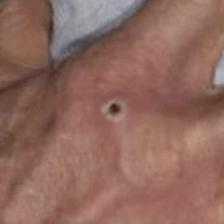
#> input picture monkeypox-classification/Data/archive/Fold1/Fold1/Fold1/Train/Monkeypox/M01_04_01.jpg, 224 x 224 px; its folder holds only this picture in this run
$ python main.py
#> lines starting #> are read from the running program, lines starting #| are printed output that depends on the picture
### monkeypox-classification/Source/texture.py
import cv2
import numpy as np
import glob
import skimage.feature as feature
import pandas as pd
import os
from pathlib import Path

def getData(pathDir):
  path = glob.glob(pathDir)
  filename = []
  images = []
  contrast = []
  correlation = []
  homogeneity = []
  energy = []

  for imagepath in path:
    image_spot = cv2.imread(imagepath,cv2.IMREAD_COLOR)
#> image_spot is the input picture: shape (224, 224, 3); mean B, G, R 94.5, 104.6, 144.1
    gray = cv2.cvtColor(image_spot, cv2.COLOR_BGR2GRAY)
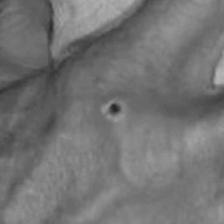
#> gray: shape (224, 224); min 36, max 181, mean 115.3
    name = Path(imagepath).stem
    filename.append(name)
    images.append(gray)

  for item in images:
    graycom = feature.graycomatrix(item, [1], [3*np.pi/4], levels=256)
    contrast.append(feature.graycoprops(graycom, 'contrast').item())
    correlation.append(feature.graycoprops(graycom, 'correlation').item())
    homogeneity.append(feature.graycoprops(graycom, 'homogeneity').item())
    energy.append(feature.graycoprops(graycom, 'energy').item())
#> this loop made 1 pass
#> after the loop, contrast = [10.57]; correlation = [0.986]; energy = [0.0424]; homogeneity = [0.385]

  return filename, contrast, correlation, homogeneity, energy

def getDataFrame(path):
  filename, contrast, correlation, homogeneity, energy = getData(path)
#> filename = ['M01_04_01']; contrast = [10.57]; correlation = [0.986]; homogeneity = [0.385]; energy = [0.0424]
  header = ['filename', 'contrast', 'correlation', 'homogeneity', 'energy']
  df = pd.DataFrame(list(zip(filename, contrast, correlation, homogeneity, energy)), columns=header)
#> df = table of 1 rows and 5 columns
  df = df.assign(label=os.path.basename(os.path.dirname(path)))

  if __name__ == "__main__":
    print()

  # print(df)

  return df

### monkeypox-classification/Source/createDataBase.py
import texture as t
import pandas as pd
import time


def createDB():
  start_time = time.time()
  # MONKEYPOX
  dfO = t.getDataFrame('../Data/archive/Fold1/Fold1/Fold1/Train/Monkeypox/*.jpg')
#> dfO = table of 1 rows and 6 columns

  # NON-MONKEYPOX
  dfM = t.getDataFrame('../Data/archive/Fold1/Fold1/Fold1/Train/Others/*.jpg')
#> dfM = table of 0 rows and 6 columns
  # print(dfO, dfM)

  df_concat = pd.concat([dfO, dfM], ignore_index=True)
#> df_concat = table of 1 rows and 6 columns
#> (the run stopped early here; a loop or call above may not have finished)

$ run again, on monkeypox-classification/Data/archive/Fold1/Fold1/Fold1/Train/Monkeypox/M03_01_03.jpg
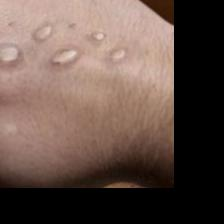
#> input picture monkeypox-classification/Data/archive/Fold1/Fold1/Fold1/Train/Monkeypox/M03_01_03.jpg, 224 x 224 px
#> in getData, image_spot is the input picture: shape (224, 224, 3); mean B, G, R 73.5, 81.7, 101.4
#> in getData, `gray = cv2.cvtColor(image_spot, cv2.COLOR_BGR2GRAY)`:
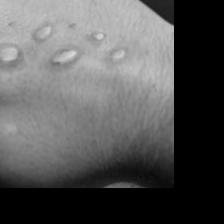
#> gray: shape (224, 224); min 0, max 217, mean 86.7
#> the loop in getData, `for item in images:` made 1 pass
#> after the loop in getData, `for item in images:`: contrast = [85.58]; correlation = [0.992]; energy = [0.323]; homogeneity = [0.523]
#> in getDataFrame, `filename, contrast, correlation, homogeneity, energy = getData(path)`: filename = ['M03_01_03']; contrast = [85.58]; correlation = [0.992]; homogeneity = [0.523]; energy = [0.323]
#> df = table of 1 rows and 5 columns
#> dfO = table of 1 rows and 6 columns
#> dfM = table of 0 rows and 6 columns
#> df_concat = table of 1 rows and 6 columns

$ run again, on monkeypox-classification/Data/archive/Fold1/Fold1/Fold1/Train/Monkeypox/M03_01_04.jpg
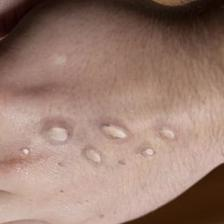
#> input picture monkeypox-classification/Data/archive/Fold1/Fold1/Fold1/Train/Monkeypox/M03_01_04.jpg, 224 x 224 px
#> in getData, image_spot is the input picture: shape (224, 224, 3); mean B, G, R 112.2, 124.4, 154.2
#> in getData, `gray = cv2.cvtColor(image_spot, cv2.COLOR_BGR2GRAY)`:
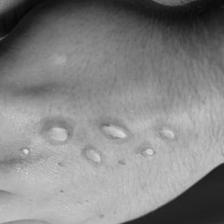
#> gray: shape (224, 224); min 5, max 224, mean 131.9
#> the loop in getData, `for item in images:` made 1 pass
#> after the loop in getData, `for item in images:`: contrast = [26.57]; correlation = [0.995]; energy = [0.0287]; homogeneity = [0.294]
#> in getDataFrame, `filename, contrast, correlation, homogeneity, energy = getData(path)`: filename = ['M03_01_04']; contrast = [26.57]; correlation = [0.995]; homogeneity = [0.294]; energy = [0.0287]
#> df = table of 1 rows and 5 columns
#> dfO = table of 1 rows and 6 columns
#> dfM = table of 0 rows and 6 columns
#> df_concat = table of 1 rows and 6 columns

$ run again, on monkeypox-classification/Data/archive/Fold1/Fold1/Fold1/Train/Monkeypox/M08_01_07.jpg
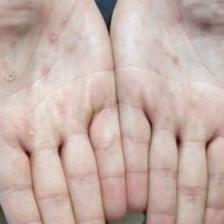
#> input picture monkeypox-classification/Data/archive/Fold1/Fold1/Fold1/Train/Monkeypox/M08_01_07.jpg, 224 x 224 px
#> in getData, image_spot is the input picture: shape (224, 224, 3); mean B, G, R 169.3, 177.2, 199.3
#> in getData, `gray = cv2.cvtColor(image_spot, cv2.COLOR_BGR2GRAY)`:
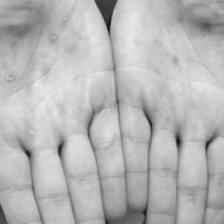
#> gray: shape (224, 224); min 9, max 233, mean 182.9
#> the loop in getData, `for item in images:` made 1 pass
#> after the loop in getData, `for item in images:`: contrast = [83.11]; correlation = [0.953]; energy = [0.0301]; homogeneity = [0.253]
#> in getDataFrame, `filename, contrast, correlation, homogeneity, energy = getData(path)`: filename = ['M08_01_07']; contrast = [83.11]; correlation = [0.953]; homogeneity = [0.253]; energy = [0.0301]
#> df = table of 1 rows and 5 columns
#> dfO = table of 1 rows and 6 columns
#> dfM = table of 0 rows and 6 columns
#> df_concat = table of 1 rows and 6 columns
